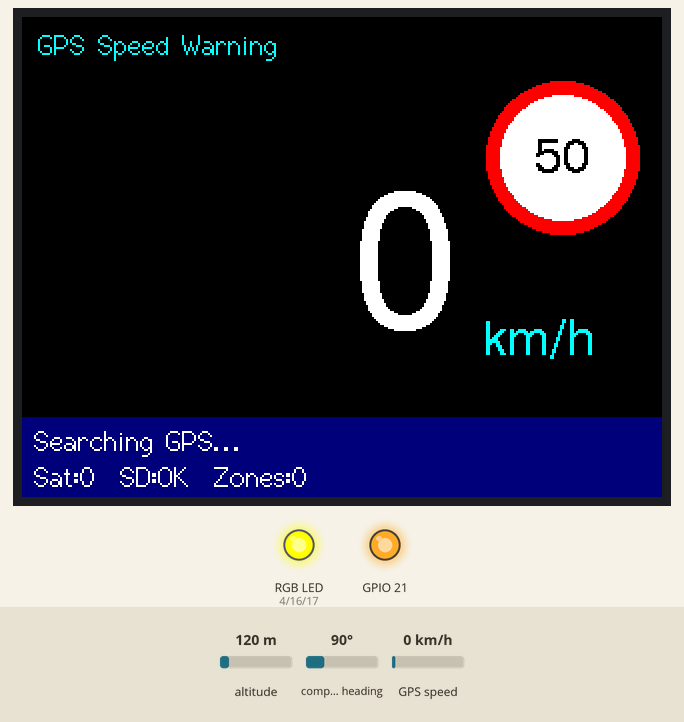
Simulated run of this sketch. Board: ESP32. Shown: 320×240 colour display, an RGB LED mixed from three pins (HIGH = lit), output pins drawn as LEDs (lit = HIGH). Dashed ring = blinking. The inputs (shaded band) are chosen by the test bench; at power-on: GPS speed 0 km/h, altitude 120 m, compass heading 90°. Storage starts empty; the GPS gets a fix after 3 s at 37.7749, -122.4194 with 8 satellites; what the sketch prints to the serial monitor is not drawn.

Above: at 1.5 s.
1.6 s: GPS speed set to 51 km/h
At 4.0 s:
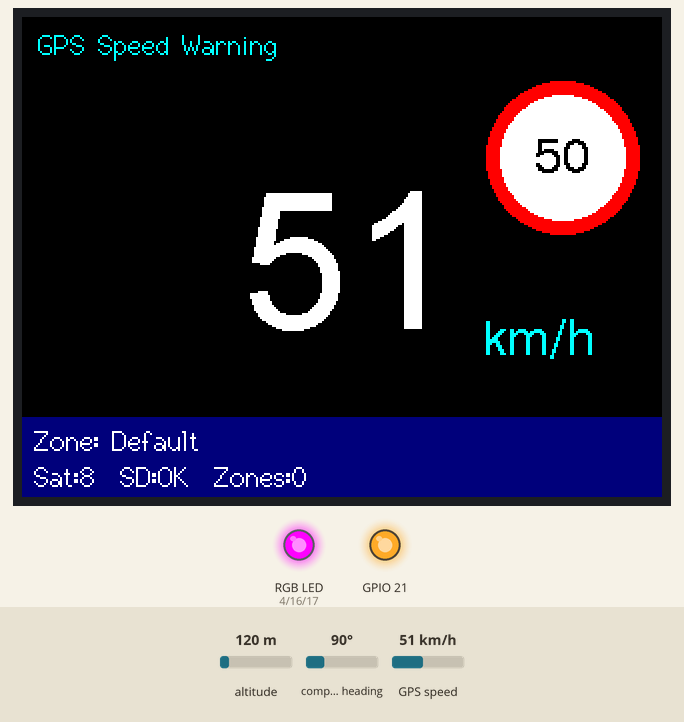
5.0 s: GPS speed set to 55 km/h
At 6.03 s:
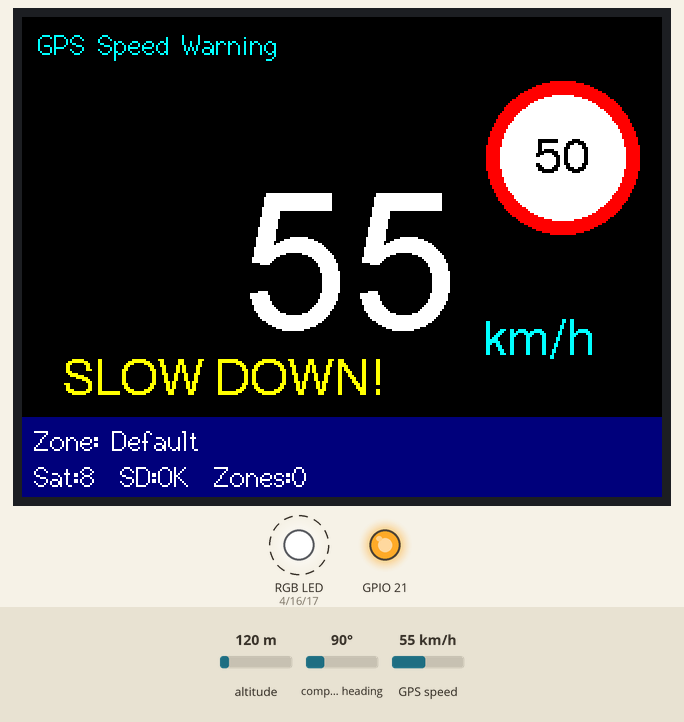
7.9 s: GPS speed set to 2 km/h
At 9.1 s:
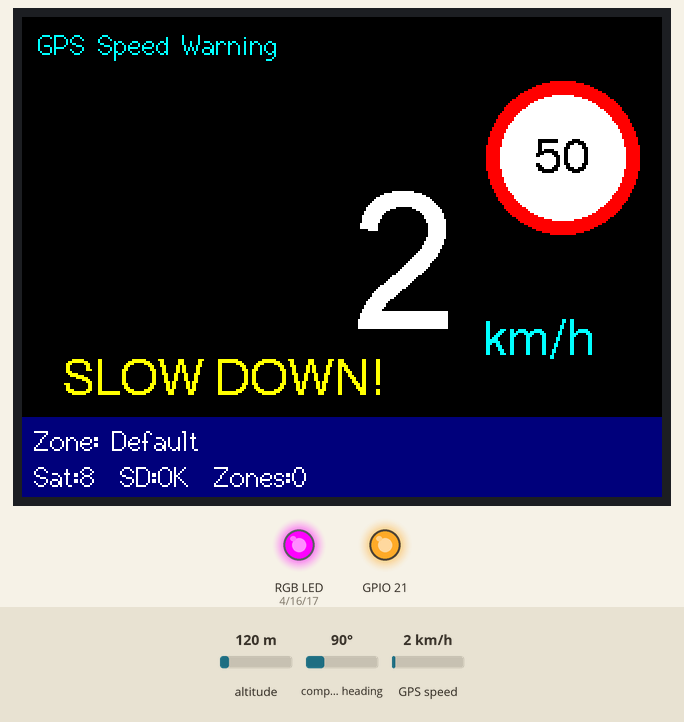
Timing chart, 0 to 10.9 s (numbered marks = the images above; inputs shaded):
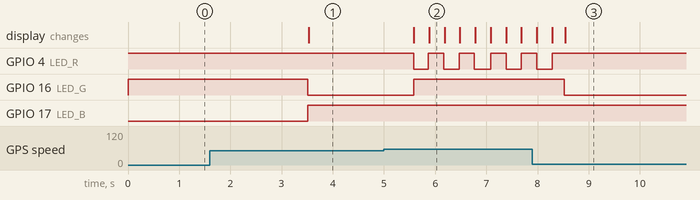

The sketch:

01_GPS_Speed_Warning.ino
```cpp
/*
  01_GPS超速警告  (CYD ESP32-2432S028R)
  ------------------------------------------------------------
  靈感來自 CYD Facebook 群組 Tooraj Enayati 嘅 GPS 超速警告作品：
  https://www.facebook.com/groups/710623908028293/posts/1099562032467810/
  呢份係學造工作室「AI 補完」自行重寫嘅簡化版本，唔係原作者嘅 code。

  功能：
   - NEO-6M GPS 讀取速度 (km/h)，大字車速錶顯示
   - 由 SD 卡讀取 /zones.csv（限速區：lat,lon,radius_m,limit,name）
   - 超速時：畫面閃紅 + RGB LED 閃紅；正常時 LED 綠色
   - 全離線運作，唔需要 WiFi

  接線（CYD CN1 擴展插座：GND / GPIO22 / GPIO27 / 3.3V）
   GPS VCC -> 3.3V
   GPS GND -> GND
   GPS TX  -> GPIO27  (ESP32 RX)
   GPS RX  -> GPIO22  (ESP32 TX，可以唔接)

  需要嘅 library：TFT_eSPI（已設定 CYD）、TinyGPSPlus
  Board：ESP32 Dev Module
*/

#include <SPI.h>
#include <SD.h>
#include <TFT_eSPI.h>
#include <TinyGPSPlus.h>

// ===== 可以改嘅設定 =====
#define GPS_RX_PIN   27      // 接 GPS 模組 TX
#define GPS_TX_PIN   22      // 接 GPS 模組 RX
#define GPS_BAUD     9600
#define DEFAULT_LIMIT 50     // 唔喺任何限速區時嘅預設限速 (km/h)，香港市區一般 50
#define OVER_MARGIN   3      // 超過限速幾多 km/h 先警告（避免 GPS 跳動誤報）
#define MAX_ZONES     200

// CYD 內置硬件
#define SD_CS   5
#define LED_R   4
#define LED_G  16
#define LED_B  17           // RGB LED：LOW = 亮

TFT_eSPI tft;
TinyGPSPlus gps;
HardwareSerial gpsSerial(2);
SPIClass sdSPI(VSPI);        // SD 卡用 VSPI：SCK18 MISO19 MOSI23 CS5

struct Zone {
  double lat, lon;
  float radius;
  int limit;
  char name[24];
};
Zone zones[MAX_ZONES];
int zoneCount = 0;
bool sdOK = false;

// ---------- 工具 ----------
void setLed(bool r, bool g, bool b) {
  digitalWrite(LED_R, r ? LOW : HIGH);
  digitalWrite(LED_G, g ? LOW : HIGH);
  digitalWrite(LED_B, b ? LOW : HIGH);
}

// 兩點之間距離（米），Haversine 公式
double distanceM(double lat1, double lon1, double lat2, double lon2) {
  const double R = 6371000.0;
  double dLat = radians(lat2 - lat1);
  double dLon = radians(lon2 - lon1);
  double a = sin(dLat / 2) * sin(dLat / 2) +
             cos(radians(lat1)) * cos(radians(lat2)) * sin(dLon / 2) * sin(dLon / 2);
  return 2 * R * atan2(sqrt(a), sqrt(1 - a));
}

// 讀 SD 卡 /zones.csv
void loadZones() {
  sdSPI.begin(18, 19, 23, SD_CS);
  if (!SD.begin(SD_CS, sdSPI)) {
    Serial.println("SD 卡讀取失敗，只用預設限速");
    return;
  }
  sdOK = true;
  File f = SD.open("/zones.csv");
  if (!f) {
    Serial.println("搵唔到 /zones.csv");
    return;
  }
  while (f.available() && zoneCount < MAX_ZONES) {
    String line = f.readStringUntil('\n');
    line.trim();
    if (line.length() == 0 || line[0] == '#' || line.startsWith("lat")) continue;
    // 格式：lat,lon,radius_m,limit,name
    int c1 = line.indexOf(',');
    int c2 = line.indexOf(',', c1 + 1);
    int c3 = line.indexOf(',', c2 + 1);
    int c4 = line.indexOf(',', c3 + 1);
    if (c1 < 0 || c2 < 0 || c3 < 0) continue;
    Zone &z = zones[zoneCount];
    z.lat = line.substring(0, c1).toDouble();
    z.lon = line.substring(c1 + 1, c2).toDouble();
    z.radius = line.substring(c2 + 1, c3).toFloat();
    z.limit = (c4 > 0 ? line.substring(c3 + 1, c4) : line.substring(c3 + 1)).toInt();
    String nm = (c4 > 0) ? line.substring(c4 + 1) : String("Zone");
    strncpy(z.name, nm.c_str(), sizeof(z.name) - 1);
    z.name[sizeof(z.name) - 1] = 0;
    zoneCount++;
  }
  f.close();
  Serial.printf("載入咗 %d 個限速區\n", zoneCount);
}

// 搵目前位置嘅限速：喺多個區入面就揀最近中心嗰個
int currentLimit(double lat, double lon, const char **zoneName) {
  int best = -1;
  double bestD = 1e12;
  for (int i = 0; i < zoneCount; i++) {
    double d = distanceM(lat, lon, zones[i].lat, zones[i].lon);
    if (d <= zones[i].radius && d < bestD) {
      bestD = d;
      best = i;
    }
  }
  if (best >= 0) {
    *zoneName = zones[best].name;
    return zones[best].limit;
  }
  *zoneName = "Default";
  return DEFAULT_LIMIT;
}

// ---------- 畫面 ----------
void drawStatic() {
  tft.fillScreen(TFT_BLACK);
  tft.setTextDatum(TL_DATUM);
  tft.setTextColor(TFT_CYAN, TFT_BLACK);
  tft.drawString("GPS Speed Warning", 8, 6, 2);
  tft.drawString("km/h", 230, 150, 4);
}

void drawLimitSign(int limit) {
  // 限速牌：白底紅圈
  int cx = 270, cy = 70, r = 38;
  tft.fillCircle(cx, cy, r, TFT_RED);
  tft.fillCircle(cx, cy, r - 7, TFT_WHITE);
  tft.setTextDatum(MC_DATUM);
  tft.setTextColor(TFT_BLACK, TFT_WHITE);
  tft.drawNumber(limit, cx, cy + 2, 4);
}

void drawSpeed(int speed, uint16_t bg) {
  tft.setTextDatum(MR_DATUM);
  tft.setTextColor(TFT_WHITE, bg);
  tft.setTextPadding(tft.textWidth("888", 8));
  tft.drawNumber(speed, 220, 120, 8);   // Font 8 = 75px 大數字
  tft.setTextPadding(0);
}

void drawStatus(const char *zoneName, int sats, bool fix) {
  tft.fillRect(0, 200, 320, 40, TFT_NAVY);
  tft.setTextDatum(TL_DATUM);
  tft.setTextColor(TFT_WHITE, TFT_NAVY);
  char buf[64];
  if (fix) snprintf(buf, sizeof(buf), "Zone: %s", zoneName);
  else     snprintf(buf, sizeof(buf), "Searching GPS...");
  tft.drawString(buf, 6, 204, 2);
  snprintf(buf, sizeof(buf), "Sat:%d  SD:%s  Zones:%d", sats, sdOK ? "OK" : "--", zoneCount);
  tft.drawString(buf, 6, 222, 2);
}

// ---------- 主程式 ----------
void setup() {
  Serial.begin(115200);
  pinMode(LED_R, OUTPUT);
  pinMode(LED_G, OUTPUT);
  pinMode(LED_B, OUTPUT);
  setLed(false, false, true);   // 藍色 = 開機中

  tft.init();
  tft.setRotation(1);           // 橫向 320x240
  pinMode(21, OUTPUT);
  digitalWrite(21, HIGH);       // 背光

  drawStatic();
  loadZones();

  gpsSerial.begin(GPS_BAUD, SERIAL_8N1, GPS_RX_PIN, GPS_TX_PIN);
  drawLimitSign(DEFAULT_LIMIT);
  drawSpeed(0, TFT_BLACK);
  drawStatus("-", 0, false);
}

int lastSpeed = -1, lastLimit = -1;
bool warning = false, flashOn = false;
unsigned long lastUi = 0, lastFlash = 0;

void loop() {
  while (gpsSerial.available()) gps.encode(gpsSerial.read());

  unsigned long now = millis();
  if (now - lastUi >= 500) {
    lastUi = now;
    bool fix = gps.location.isValid() && gps.location.age() < 3000;
    int speed = (fix && gps.speed.isValid()) ? (int)round(gps.speed.kmph()) : 0;
    if (speed < 2) speed = 0;   // 停車時 GPS 會飄，當 0
    const char *zoneName = "-";
    int limit = fix ? currentLimit(gps.location.lat(), gps.location.lng(), &zoneName) : DEFAULT_LIMIT;

    if (limit != lastLimit) { drawLimitSign(limit); lastLimit = limit; }
    warning = fix && speed > limit + OVER_MARGIN;
    if (!warning) {
      if (speed != lastSpeed || flashOn) {
        if (flashOn) { drawStatic(); drawLimitSign(limit); flashOn = false; }
        drawSpeed(speed, TFT_BLACK);
      }
      setLed(false, fix, !fix);   // 綠 = 正常，藍 = 未定位
    }
    lastSpeed = speed;
    drawStatus(zoneName, gps.satellites.isValid() ? gps.satellites.value() : 0, fix);
  }

  // 超速：每 300ms 閃一次紅
  if (warning && now - lastFlash >= 300) {
    lastFlash = now;
    flashOn = !flashOn;
    uint16_t bg = flashOn ? TFT_RED : TFT_BLACK;
    tft.fillRect(0, 26, 225, 172, bg);
    drawSpeed(lastSpeed, bg);
    tft.setTextDatum(TL_DATUM);
    tft.setTextColor(TFT_YELLOW, bg);
    tft.drawString("SLOW DOWN!", 20, 170, 4);
    setLed(flashOn, false, false);
  }
}
```

Measured:
- the behaviour switches between 53 and 54 km/h on GPS speed (found by bisection; images 1 and 2)
- after the input at 1.6 s, the display: changes after 1.9 s (image 1)
- after the input at 5.0 s, GPIO 4 (LED_R): alternates HIGH for 0.30 s and LOW for 0.30 s, starting after 0.58 s; GPIO 16 (LED_G): LOW → HIGH after 0.58 s; the display: first changes after 0.58 s (image 2 shows a later state)
- after the input at 7.9 s, GPIO 4 (LED_R): goes on until 8.3 s, then stays HIGH; GPIO 16 (LED_G): HIGH → LOW after 0.62 s; the display: first differs from a run without the input after 0.64 s (image 3)
